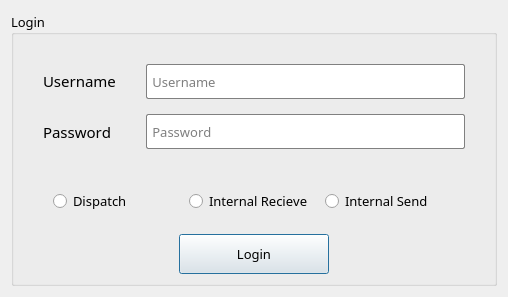
<?xml version="1.0" encoding="UTF-8"?>
<ui version="4.0">
 <class>Login</class>
 <widget class="QDialog" name="Login">
  <property name="geometry">
   <rect>
    <x>0</x>
    <y>0</y>
    <width>508</width>
    <height>297</height>
   </rect>
  </property>
  <property name="font">
   <font>
    <family>Lucida Sans</family>
    <pointsize>13</pointsize>
   </font>
  </property>
  <property name="acceptDrops">
   <bool>true</bool>
  </property>
  <property name="windowTitle">
   <string>WBM Login</string>
  </property>
  <property name="windowIcon">
   <iconset>
    <normaloff>:/base/resources/weight.png</normaloff>:/base/resources/weight.png</iconset>
  </property>
  <property name="styleSheet">
   <string notr="true"/>
  </property>
  <layout class="QGridLayout" name="gridLayout">
   <item row="0" column="0">
    <widget class="QGroupBox" name="groupBox">
     <property name="font">
      <font>
       <family>Lucida Sans</family>
       <pointsize>10</pointsize>
       <kerning>false</kerning>
      </font>
     </property>
     <property name="title">
      <string>Login</string>
     </property>
     <property name="alignment">
      <set>Qt::AlignLeading|Qt::AlignLeft|Qt::AlignVCenter</set>
     </property>
     <property name="flat">
      <bool>false</bool>
     </property>
     <layout class="QGridLayout" name="gridLayout_3">
      <item row="0" column="0">
       <layout class="QGridLayout" name="gridLayout_2">
        <property name="leftMargin">
         <number>20</number>
        </property>
        <property name="topMargin">
         <number>0</number>
        </property>
        <property name="rightMargin">
         <number>20</number>
        </property>
        <item row="0" column="0">
         <layout class="QFormLayout" name="name_pass">
          <property name="sizeConstraint">
           <enum>QLayout::SetDefaultConstraint</enum>
          </property>
          <property name="rowWrapPolicy">
           <enum>QFormLayout::WrapLongRows</enum>
          </property>
          <property name="horizontalSpacing">
           <number>30</number>
          </property>
          <property name="verticalSpacing">
           <number>15</number>
          </property>
          <property name="topMargin">
           <number>20</number>
          </property>
          <item row="1" column="0">
           <widget class="QLabel" name="usernameLabel">
            <property name="font">
             <font>
              <family>Lucida Sans</family>
              <pointsize>11</pointsize>
              <kerning>false</kerning>
             </font>
            </property>
            <property name="text">
             <string>&lt;html&gt;&lt;head/&gt;&lt;body&gt;&lt;p&gt;Username&lt;/p&gt;&lt;/body&gt;&lt;/html&gt;</string>
            </property>
           </widget>
          </item>
          <item row="1" column="1">
           <widget class="QLineEdit" name="usernameLineEdit">
            <property name="minimumSize">
             <size>
              <width>0</width>
              <height>35</height>
             </size>
            </property>
            <property name="maximumSize">
             <size>
              <width>16777215</width>
              <height>16777215</height>
             </size>
            </property>
            <property name="styleSheet">
             <string notr="true">border-radius: 2px;
border: 1px solid gray
;</string>
            </property>
            <property name="placeholderText">
             <string> Username</string>
            </property>
           </widget>
          </item>
          <item row="2" column="0">
           <widget class="QLabel" name="passwordLabel">
            <property name="font">
             <font>
              <family>Lucida Sans</family>
              <pointsize>11</pointsize>
              <kerning>false</kerning>
             </font>
            </property>
            <property name="text">
             <string>Password</string>
            </property>
           </widget>
          </item>
          <item row="2" column="1">
           <widget class="QLineEdit" name="passwordLineEdit">
            <property name="minimumSize">
             <size>
              <width>0</width>
              <height>35</height>
             </size>
            </property>
            <property name="styleSheet">
             <string notr="true">border-radius: 2px;
border: 1px solid gray;</string>
            </property>
            <property name="text">
             <string/>
            </property>
            <property name="echoMode">
             <enum>QLineEdit::Password</enum>
            </property>
            <property name="cursorPosition">
             <number>0</number>
            </property>
            <property name="placeholderText">
             <string> Password</string>
            </property>
            <property name="clearButtonEnabled">
             <bool>false</bool>
            </property>
           </widget>
          </item>
         </layout>
        </item>
        <item row="3" column="0" alignment="Qt::AlignHCenter">
         <widget class="QPushButton" name="login_button">
          <property name="minimumSize">
           <size>
            <width>150</width>
            <height>40</height>
           </size>
          </property>
          <property name="maximumSize">
           <size>
            <width>150</width>
            <height>40</height>
           </size>
          </property>
          <property name="font">
           <font>
            <family>Lucida Sans</family>
            <pointsize>10</pointsize>
            <kerning>false</kerning>
           </font>
          </property>
          <property name="styleSheet">
           <string notr="true"/>
          </property>
          <property name="text">
           <string>Login</string>
          </property>
         </widget>
        </item>
        <item row="2" column="0">
         <layout class="QHBoxLayout" name="horizontalLayout">
          <property name="sizeConstraint">
           <enum>QLayout::SetDefaultConstraint</enum>
          </property>
          <property name="leftMargin">
           <number>10</number>
          </property>
          <property name="topMargin">
           <number>15</number>
          </property>
          <property name="rightMargin">
           <number>10</number>
          </property>
          <property name="bottomMargin">
           <number>15</number>
          </property>
          <item>
           <widget class="QRadioButton" name="dispatch">
            <property name="text">
             <string>Dispatch</string>
            </property>
            <attribute name="buttonGroup">
             <string notr="true">buttonbase</string>
            </attribute>
           </widget>
          </item>
          <item>
           <widget class="QRadioButton" name="internal_recieve">
            <property name="text">
             <string>Internal Recieve</string>
            </property>
            <attribute name="buttonGroup">
             <string notr="true">buttonbase</string>
            </attribute>
           </widget>
          </item>
          <item>
           <widget class="QRadioButton" name="internal_send">
            <property name="text">
             <string>Internal Send</string>
            </property>
            <attribute name="buttonGroup">
             <string notr="true">buttonbase</string>
            </attribute>
           </widget>
          </item>
         </layout>
        </item>
       </layout>
      </item>
     </layout>
    </widget>
   </item>
  </layout>
 </widget>
 <resources/>
 <connections/>
 <buttongroups>
  <buttongroup name="buttonbase"/>
 </buttongroups>
</ui>
